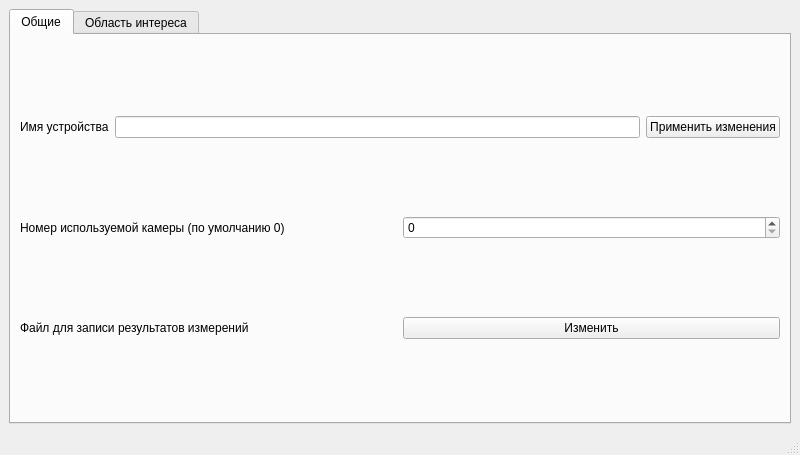
<?xml version="1.0" encoding="UTF-8"?>
<ui version="4.0">
 <class>SettingsWindow</class>
 <widget class="QMainWindow" name="SettingsWindow">
  <property name="geometry">
   <rect>
    <x>0</x>
    <y>0</y>
    <width>800</width>
    <height>455</height>
   </rect>
  </property>
  <property name="windowTitle">
   <string>MainWindow</string>
  </property>
  <widget class="QWidget" name="centralwidget">
   <layout class="QVBoxLayout" name="verticalLayout">
    <item>
     <widget class="QTabWidget" name="TabSettings">
      <property name="currentIndex">
       <number>0</number>
      </property>
      <widget class="QWidget" name="GeneralSettings">
       <property name="cursor">
        <cursorShape>ArrowCursor</cursorShape>
       </property>
       <attribute name="title">
        <string>Общие</string>
       </attribute>
       <layout class="QVBoxLayout" name="verticalLayout_2">
        <item>
         <layout class="QHBoxLayout" name="horizontalLayout">
          <item>
           <widget class="QLabel" name="label">
            <property name="text">
             <string>Имя устройства</string>
            </property>
           </widget>
          </item>
          <item>
           <widget class="QLineEdit" name="ChangeNameLine"/>
          </item>
          <item>
           <widget class="QPushButton" name="ChangeNameButton">
            <property name="text">
             <string>Применить изменения</string>
            </property>
           </widget>
          </item>
         </layout>
        </item>
        <item>
         <layout class="QHBoxLayout" name="horizontalLayout_2">
          <item>
           <widget class="QLabel" name="label_2">
            <property name="text">
             <string>Номер используемой камеры (по умолчанию 0)</string>
            </property>
           </widget>
          </item>
          <item>
           <widget class="QSpinBox" name="numberDevice"/>
          </item>
         </layout>
        </item>
        <item>
         <layout class="QHBoxLayout" name="horizontalLayout_4">
          <item>
           <widget class="QLabel" name="label_3">
            <property name="text">
             <string>Файл для записи результатов измерений</string>
            </property>
           </widget>
          </item>
          <item>
           <widget class="QPushButton" name="changeStorageFile">
            <property name="text">
             <string>Изменить</string>
            </property>
           </widget>
          </item>
         </layout>
        </item>
       </layout>
      </widget>
      <widget class="QWidget" name="AreaSettings">
       <property name="maximumSize">
        <size>
         <width>778</width>
         <height>16777215</height>
        </size>
       </property>
       <attribute name="title">
        <string>Область интереса</string>
       </attribute>
       <layout class="QVBoxLayout" name="verticalLayout_3"/>
      </widget>
     </widget>
    </item>
   </layout>
  </widget>
  <widget class="QStatusBar" name="statusbar"/>
 </widget>
 <resources/>
 <connections/>
</ui>
